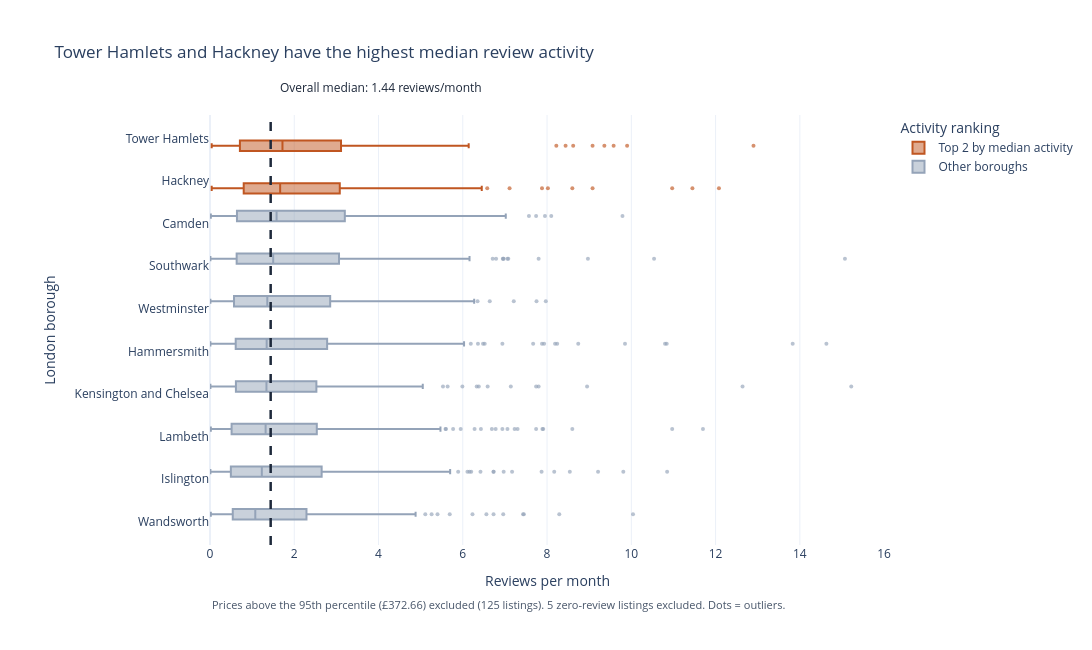

This figure's notebook cell:
### Markdown cell above
## Task 2 — Box plot: listing activity by borough

**What to build:** A **horizontal box plot** comparing listing activity (reviews per month) across London boroughs — reviews per month is a proxy for how frequently a listing is booked.

**Requirements:**
- Horizontal orientation (borough names are long)
- Sorted by median reviews per month (most active at top)
- Highlight the **two most active** boroughs in a different colour
- Outliers shown as individual points
- Insight title naming the two busiest boroughs

> 💡 Some listings have zero reviews — these are new or inactive listings. Filter them out with before plotting

### Code cell
# Task 2 — Horizontal borough box plots, ordered by median reviews/month.
# Exclude zero-review listings before finding medians or plotting.
activity_data = df_cap[df_cap['reviews_per_month'] > 0].copy()
zero_review_removed = (df_cap['reviews_per_month'] <= 0).sum()
borough_medians = (
    activity_data.groupby('neighbourhood')['reviews_per_month']
    .median()
    .sort_values(ascending=False)
)
top_two = borough_medians.index[:2].tolist()
activity_data['highlight'] = np.where(
    activity_data['neighbourhood'].isin(top_two),
    'Top 2 by median activity',
    'Other boroughs',
)
activity_colors = {
    'Top 2 by median activity': '#C05621',
    'Other boroughs': '#94A3B8',
}
all_boroughs_median = activity_data['reviews_per_month'].median()

fig2 = px.box(
    activity_data,
    x='reviews_per_month',
    y='neighbourhood',
    color='highlight',
    orientation='h',
    points='outliers',  # requirement: show individual outlier dots
    color_discrete_map=activity_colors,
    category_orders={
        'neighbourhood': borough_medians.index[::-1].tolist(),
        'highlight': ['Top 2 by median activity', 'Other boroughs'],
    },
    labels={
        'reviews_per_month': 'Reviews per month',
        'neighbourhood': 'London borough',
        'highlight': 'Borough group',
    },
    title=f'{top_two[0]} and {top_two[1]} have the highest median review activity',
)
fig2.update_traces(boxpoints='outliers', marker=dict(size=4, opacity=0.65))
# Plotly plots the final category at the top, so reverse the descending ranking.
fig2.update_yaxes(
    categoryorder='array',
    categoryarray=borough_medians.index[::-1].tolist(),
)
# Requirement: reference line with a numeric annotation.
fig2.add_vline(
    x=all_boroughs_median,
    line_color='#1E293B',
    line_dash='dash',
    line_width=2.5,
)
fig2.add_annotation(
    x=all_boroughs_median, y=1.04,
    xref='x', yref='paper',
    text=f'Overall median: {all_boroughs_median:.2f} reviews/month',
    showarrow=False, xanchor='left', xshift=7,
    yanchor='bottom', font=dict(size=12, color='#1E293B'),
)
fig2.update_layout(
    template='plotly_white',
    width=1180,
    height=650,
    margin=dict(t=115, b=105, l=210, r=40),
    legend_title_text='Activity ranking',
    xaxis=dict(rangemode='tozero'),
)
fig2.add_annotation(
    x=0, y=-0.16, xref='paper', yref='paper',
    text=(f'Prices above the 95th percentile (£{p95:,.2f}) excluded '
          f'({price_outliers_removed} listings). '
          f'{zero_review_removed} zero-review listings excluded. Dots = outliers.'),
    xanchor='left', showarrow=False,
    font=dict(size=11, color='#475569'),
)
fig2.show()

print('Borough median reviews/month (descending):')
print(borough_medians.round(3).to_string())
print(f'Overall median: {all_boroughs_median:.2f} reviews/month')
print(f'Borough listings plotted: {len(activity_data):,}')

### Figure 1 — Plotly figure (JSON) as saved in the notebook; plotly's stock layout.template omitted (floating-point values rounded to 4 significant figures; data arrays with more than 128 entries replaced by an {"elided": "..."} marker saying what was removed)
{"data": [{"alignmentgroup": "True", "boxpoints": "outliers", "hovertemplate": "Borough group=Top 2 by median activity<br>Reviews per month=%{x}<br>London borough=%{y}<extra></extra>", "legendgroup": "Top 2 by median activity", "marker": {"color": "#C05621", "opacity": 0.65, "size": 4}, "name": "Top 2 by median activity", "notched": false, "offsetgroup": "Top 2 by median activity", "orientation": "h", "showlegend": true, "type": "box", "x": {"elided": "501 float values"}, "x0": " ", "xaxis": "x", "y": {"elided": "501 str values"}, "y0": " ", "yaxis": "y"}, {"alignmentgroup": "True", "boxpoints": "outliers", "hovertemplate": "Borough group=Other boroughs<br>Reviews per month=%{x}<br>London borough=%{y}<extra></extra>", "legendgroup": "Other boroughs", "marker": {"color": "#94A3B8", "opacity": 0.65, "size": 4}, "name": "Other boroughs", "notched": false, "offsetgroup": "Other boroughs", "orientation": "h", "showlegend": true, "type": "box", "x": {"elided": "1869 float values"}, "x0": " ", "xaxis": "x", "y": {"elided": "1869 str values"}, "y0": " ", "yaxis": "y"}], "layout": {"annotations": [{"font": {"color": "#1E293B", "size": 12}, "showarrow": false, "text": "Overall median: 1.44 reviews/month", "x": 1.44, "xanchor": "left", "xref": "x", "xshift": 7, "y": 1.04, "yanchor": "bottom", "yref": "paper"}, {"font": {"color": "#475569", "size": 11}, "showarrow": false, "text": "Prices above the 95th percentile (£372.66) excluded (125 listings). 5 zero-review listings excluded. Dots = outliers.", "x": 0, "xanchor": "left", "xref": "paper", "y": -0.16, "yref": "paper"}], "boxmode": "group", "height": 650, "legend": {"title": {"text": "Activity ranking"}, "tracegroupgap": 0}, "margin": {"b": 105, "l": 210, "r": 40, "t": 115}, "shapes": [{"line": {"color": "#1E293B", "dash": "dash", "width": 2.5}, "type": "line", "x0": 1.44, "x1": 1.44, "xref": "x", "y0": 0, "y1": 1, "yref": "y domain"}], "title": {"text": "Tower Hamlets and Hackney have the highest median review activity"}, "width": 1180, "xaxis": {"anchor": "y", "domain": [0.0, 1.0], "rangemode": "tozero", "title": {"text": "Reviews per month"}}, "yaxis": {"anchor": "x", "categoryarray": ["Wandsworth", "Islington", "Lambeth", "Kensington and Chelsea", "Hammersmith", "Westminster", "Southwark", "Camden", "Hackney", "Tower Hamlets"], "categoryorder": "array", "domain": [0.0, 1.0], "title": {"text": "London borough"}}}}
